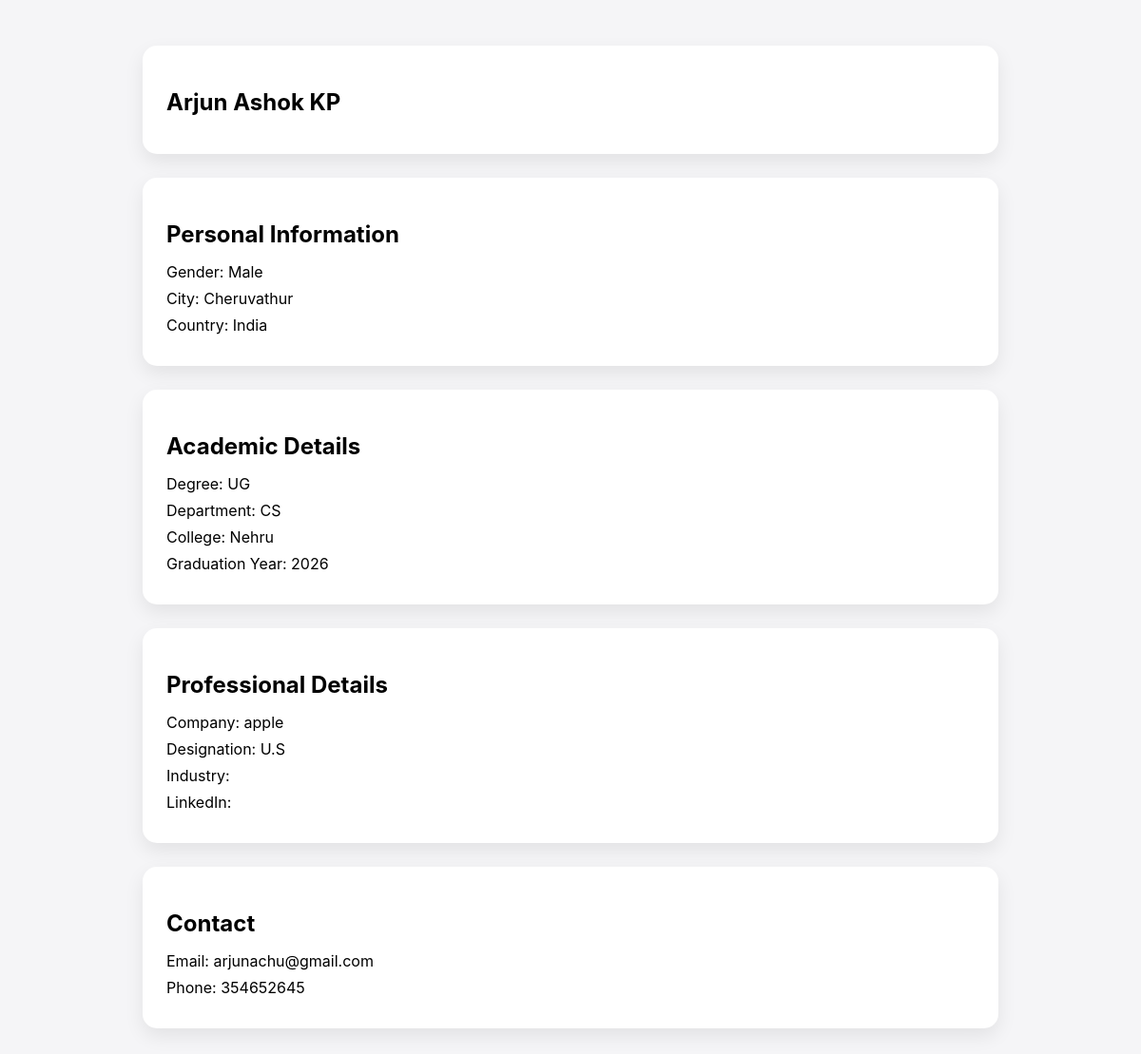
/profile/2/ (signed in), run on the app's committed database.
### alumni_module/models.py (models this page shows, shortened)
class AlumniProfile(models.Model):
    user = models.OneToOneField(User, on_delete=models.CASCADE)
    first_name = models.CharField(max_length=100, blank=True)
    last_name = models.CharField(max_length=100, blank=True)
    gender = models.CharField(max_length=20, blank=True)
    date_of_birth = models.DateField(null=True, blank=True)
    photo = models.ImageField(upload_to='photos/', null=True, blank=True)
    address = models.TextField(blank=True)
    city = models.CharField(max_length=100, blank=True)
    state = models.CharField(max_length=100, blank=True)
    country = models.CharField(max_length=100, blank=True)
    postal_code = models.CharField(max_length=20, blank=True)

class AcademicDetails(models.Model):
    user = models.OneToOneField(User, on_delete=models.CASCADE)
    student_id = models.CharField(max_length=50, blank=True)
    degree = models.CharField(max_length=100, blank=True)
    department = models.CharField(max_length=100, blank=True)
    college_name = models.CharField(max_length=200, blank=True)
    year_of_admission = models.IntegerField(null=True, blank=True)
    year_of_graduation = models.IntegerField(null=True, blank=True)
    achievements = models.TextField(blank=True)

class ProfessionalDetails(models.Model):
    user = models.OneToOneField(User, on_delete=models.CASCADE)
    current_designation = models.CharField(max_length=100, blank=True)
    current_company = models.CharField(max_length=100, blank=True)
    industry = models.CharField(max_length=100, blank=True)
    year_of_experience = models.IntegerField(null=True, blank=True)
    company_location = models.CharField(max_length=200, blank=True)
    linkedin_profile = models.URLField(blank=True)
    career_highlights = models.TextField(blank=True)

class ContactDetails(models.Model):
    user = models.OneToOneField(User, on_delete=models.CASCADE)
    email = models.EmailField(blank=True)
    phone_number = models.CharField(max_length=20, blank=True)
    alternate_phone = models.CharField(max_length=20, blank=True)

### alumni_module/views.py (the view)
# urls.py: path('profile/<int:user_id>/', views.view_profile, name='view_profile'),
@login_required
def view_profile(request, user_id):
    metadata = SystemMetadata.objects.filter(
        user_id=user_id,
        verified_by_admin=True
    ).first()
    if not metadata:
        return redirect('alumni_directory')
    profile = AlumniProfile.objects.get(user_id=user_id)
    academic = AcademicDetails.objects.get(user_id=user_id)
    professional = ProfessionalDetails.objects.get(user_id=user_id)
    contact = ContactDetails.objects.get(user_id=user_id)
    return render(request, 'alumni/view_profile.html', {
        'profile': profile,
        'academic': academic,
        'professional': professional,
        'contact': contact,
    })

### templates/alumni/view_profile.html (shortened to what this page needs)
<!DOCTYPE html>
<html>
<head>
</head>
<body>
<div class="container">
    <div class="card">
        <h2>{{ profile.first_name }} {{ profile.last_name }}</h2>
    </div>
    <div class="card">
        <h2>Personal Information</h2>
        <div class="info">Gender: {{ profile.gender }}</div>
        <div class="info">City: {{ profile.city }}</div>
        <div class="info">Country: {{ profile.country }}</div>
    </div>
    <div class="card">
        <h2>Academic Details</h2>
        <div class="info">Degree: {{ academic.degree }}</div>
        <div class="info">Department: {{ academic.department }}</div>
        <div class="info">College: {{ academic.college_name }}</div>
        <div class="info">Graduation Year: {{ academic.year_of_graduation }}</div>
    </div>
    <div class="card">
        <h2>Professional Details</h2>
        <div class="info">Company: {{ professional.current_company }}</div>
        <div class="info">Designation: {{ professional.current_designation }}</div>
        <div class="info">Industry: {{ professional.industry }}</div>
        <div class="info">
            LinkedIn:
        </div>
    </div>
    <div class="card">
        <h2>Contact</h2>
        <div class="info">Email: {{ contact.email }}</div>
        <div class="info">Phone: {{ contact.phone_number }}</div>
    </div>
</div>
</body>
</html>

### templates/alumni/view_profile.html (style rules this page uses)
body { font-family: -apple-system, BlinkMacSystemFont, sans-serif; background: #f5f5f7; padding: 40px; }
.container { max-width: 900px; margin: auto; }
.card { background: white; padding: 25px; border-radius: 15px; box-shadow: 0 8px 20px rgba(0,0,0,0.08); margin-bottom: 25px; }
h2 { margin-bottom: 15px; }
.info { margin-bottom: 8px; }

### data on the page
AlumniProfile: first_name "Arjun", last_name "Ashok KP", gender "Male", city "Cheruvathur", country "India"
AcademicDetails: degree "UG", department "CS", college_name "Nehru", year_of_graduation "2026"
ProfessionalDetails: current_company "apple", current_designation "U.S"
ContactDetails: email "arjunachu@gmail.com", phone_number "354652645"
